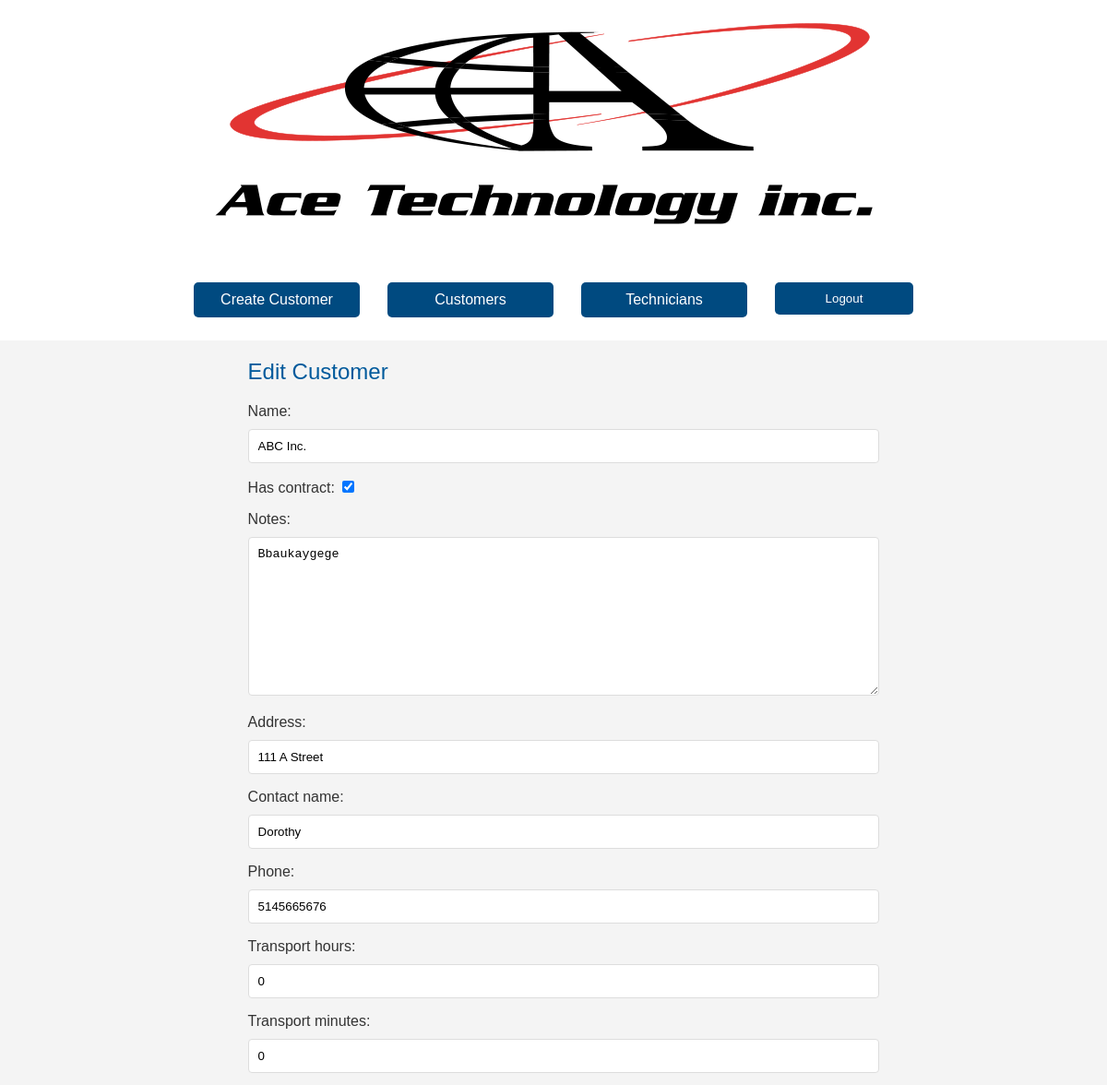
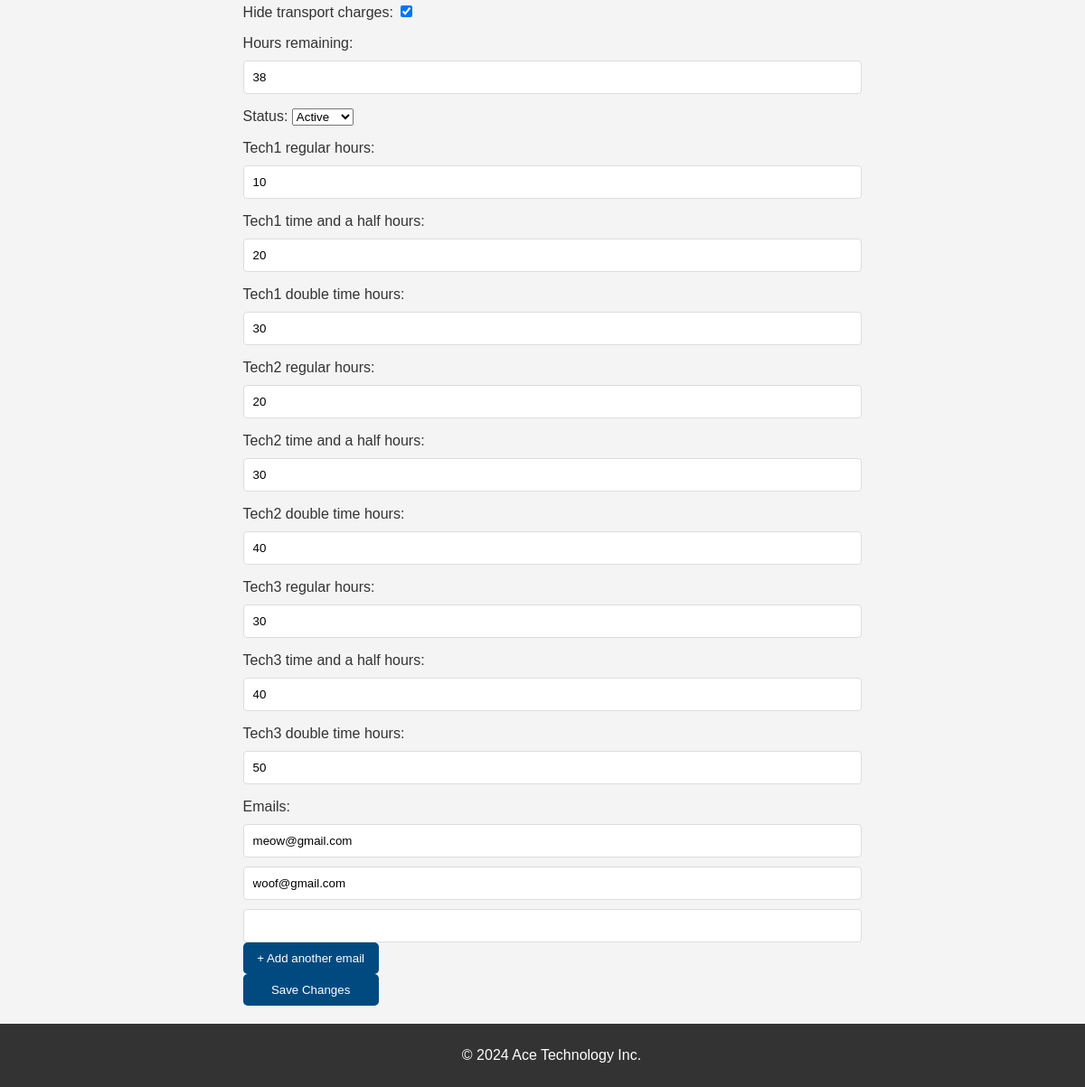
Screenshot of /customers/2/edit/ (signed in) with the database file from the repository (2 pictures, top to bottom).
### customers/models.py (models this page shows, shortened)
class Customer(models.Model):
    name = models.CharField(max_length=255)
    has_contract = models.BooleanField(default=False)
    notes = models.TextField(blank=True, null=True)
    address = models.CharField(max_length=255, blank=True, null=True)
    contact_name = models.CharField(max_length=255, blank=True, null=True)
    phone = models.CharField(max_length=20, blank=True, null=True)
    transport_hours = models.IntegerField(default=0)
    transport_minutes = models.IntegerField(default=0)
    hide_transport_charges = models.BooleanField(default=False)
    hours_remaining = models.IntegerField(default=0)  # Field for hours remaining
    status = models.CharField(max_length=10, choices=[('Active', 'Active'), ('Inactive', 'Inactive')], default='Inactive')  # Field for status
    emails = models.ManyToManyField(EmailReference, blank=True)
    tech1_regular_hours = models.IntegerField(default=0)
    tech1_time_and_a_half_hours = models.IntegerField(default=0)
    tech1_double_time_hours = models.IntegerField(default=0)
    tech2_regular_hours = models.IntegerField(default=0)
    tech2_time_and_a_half_hours = models.IntegerField(default=0)
    tech2_double_time_hours = models.IntegerField(default=0)
    tech3_regular_hours = models.IntegerField(default=0)
    tech3_time_and_a_half_hours = models.IntegerField(default=0)
    tech3_double_time_hours = models.IntegerField(default=0)

class EmailReference(models.Model):
    email = models.EmailField()

### customers/views.py (the view)
# urls.py: path('<int:pk>/edit/', views.customer_edit, name='edit'),
@login_required
def customer_edit(request, pk):
    customer = get_object_or_404(Customer, pk=pk)
    if request.method == 'POST':
        form = CustomerForm(request.POST, instance=customer)
        if form.is_valid():
            customer = form.save(commit=False)
            customer.save()
            customer.emails.clear()
            emails = request.POST.getlist('emails')
            for email in emails:
                if email:
                    email_ref, created = EmailReference.objects.get_or_create(email=email)
                    customer.emails.add(email_ref)
            return redirect('customers:list')
    else:
        form = CustomerForm(instance=customer)
    return render(request, 'customers/customer_edit.html', {'form': form, 'customer': customer})

### customers/forms.py
class CustomerForm(forms.ModelForm):
    class Meta:
        model = Customer
        fields = ['name', 'has_contract', 'notes', 'address', 'contact_name', 'phone', 'transport_hours', 'transport_minutes', 'hide_transport_charges', 'hours_remaining', 'status', 'tech1_regular_hours', 'tech1_time_and_a_half_hours', 'tech1_double_time_hours', 'tech2_regular_hours', 'tech2_time_and_a_half_hours', 'tech2_double_time_hours', 'tech3_regular_hours', 'tech3_time_and_a_half_hours', 'tech3_double_time_hours']
    emails = forms.CharField(widget=forms.HiddenInput(), required=False)  # Renamed field

### customers/templates/customers/customer_edit.html (shortened to what this page needs)
{% extends 'base_layout.html' %}
{% block content %}
<h2>Edit Customer</h2>
<form method="post" id="customer-form">
    {{ form.as_p }}
    <div id="email-container">
        <label for="id_emails">Emails:</label>
        {% for email in customer.emails.all %}
        <input type="email" name="emails" class="email-field" value="{{ email.email }}">
        {% endfor %}
        <input type="email" name="emails" class="email-field">
    </div>
    <button type="button" onclick="addEmailField()">+ Add another email</button>
    <br>
    <button type="submit">Save Changes</button>
</form>
{% endblock %}

### assets/styles.css (style rules this page uses)
body { background-color: #f4f4f4; color: #333; font-family: "Helvetica", "Arial", sans-serif; display: flex; flex-direction: column; min-height: 100vh; margin: 0; }
h1, h2, h3, h4, h5 { font-weight: normal; margin: 0 0 20px 0; color: #005a9c; }
nav a, button, .button { background-color: #004a80; color: white !important; border: none; padding: 10px 15px; border-radius: 5px; text-decoration: none; display: inline-block; cursor: pointer; width: 150px; text-align: center; }
input[type="text"], input[type="email"], input[type="tel"], input[type="number"], textarea { width: 100%; padding: 10px; margin-top: 10px; border: 1px solid #ddd; border-radius: 4px; }

### rows the page displays
Customer: name "ABC Inc.", has_contract "☑", notes "Bbaukaygege", address "111 A Street", contact_name "Dorothy", phone "5145665676", transport_hours "0", transport_minutes "0", hide_transport_charges "☑", hours_remaining "38", status "Active", tech1_regular_hours "10", tech1_time_and_a_half_hours "20", tech1_double_time_hours "30", tech2_regular_hours "20", tech2_time_and_a_half_hours "30", tech2_double_time_hours "40", tech3_regular_hours "30", tech3_time_and_a_half_hours "40", tech3_double_time_hours "50"
EmailReference: emails "meow@gmail.com"
EmailReference: emails "woof@gmail.com"
